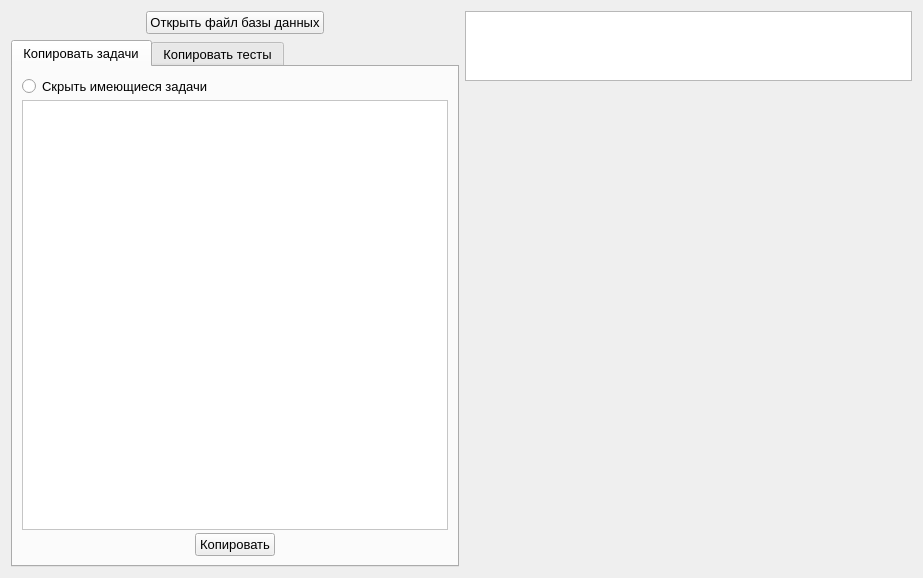
<?xml version="1.0" encoding="UTF-8"?>
<ui version="4.0">
 <class>Replicate</class>
 <widget class="QWidget" name="Replicate">
  <property name="geometry">
   <rect>
    <x>0</x>
    <y>0</y>
    <width>923</width>
    <height>578</height>
   </rect>
  </property>
  <property name="font">
   <font>
    <pointsize>10</pointsize>
   </font>
  </property>
  <property name="windowTitle">
   <string>Form</string>
  </property>
  <layout class="QHBoxLayout" name="horizontalLayout">
   <item>
    <layout class="QVBoxLayout" name="verticalLayout_4">
     <item>
      <layout class="QHBoxLayout" name="horizontalLayout_5">
       <item>
        <spacer name="horizontalSpacer_7">
         <property name="orientation">
          <enum>Qt::Horizontal</enum>
         </property>
         <property name="sizeHint" stdset="0">
          <size>
           <width>40</width>
           <height>20</height>
          </size>
         </property>
        </spacer>
       </item>
       <item>
        <widget class="QPushButton" name="pushButton_4">
         <property name="text">
          <string>Открыть файл базы данных</string>
         </property>
        </widget>
       </item>
       <item>
        <spacer name="horizontalSpacer_8">
         <property name="orientation">
          <enum>Qt::Horizontal</enum>
         </property>
         <property name="sizeHint" stdset="0">
          <size>
           <width>40</width>
           <height>20</height>
          </size>
         </property>
        </spacer>
       </item>
      </layout>
     </item>
     <item>
      <widget class="QTabWidget" name="tabWidget">
       <property name="currentIndex">
        <number>0</number>
       </property>
       <widget class="QWidget" name="tab">
        <attribute name="title">
         <string>Копировать задачи</string>
        </attribute>
        <layout class="QVBoxLayout" name="verticalLayout_5">
         <item>
          <widget class="QFrame" name="f_copy_tasks">
           <property name="frameShape">
            <enum>QFrame::NoFrame</enum>
           </property>
           <property name="frameShadow">
            <enum>QFrame::Raised</enum>
           </property>
           <layout class="QVBoxLayout" name="verticalLayout_2">
            <property name="spacing">
             <number>3</number>
            </property>
            <property name="leftMargin">
             <number>0</number>
            </property>
            <property name="topMargin">
             <number>0</number>
            </property>
            <property name="rightMargin">
             <number>0</number>
            </property>
            <property name="bottomMargin">
             <number>0</number>
            </property>
            <item>
             <widget class="QRadioButton" name="radioButton">
              <property name="text">
               <string>Скрыть имеющиеся задачи</string>
              </property>
             </widget>
            </item>
            <item>
             <widget class="QScrollArea" name="sa_tasks">
              <property name="palette">
               <palette>
                <active>
                 <colorrole role="Base">
                  <brush brushstyle="SolidPattern">
                   <color alpha="255">
                    <red>255</red>
                    <green>255</green>
                    <blue>255</blue>
                   </color>
                  </brush>
                 </colorrole>
                 <colorrole role="Window">
                  <brush brushstyle="SolidPattern">
                   <color alpha="255">
                    <red>255</red>
                    <green>255</green>
                    <blue>255</blue>
                   </color>
                  </brush>
                 </colorrole>
                </active>
                <inactive>
                 <colorrole role="Base">
                  <brush brushstyle="SolidPattern">
                   <color alpha="255">
                    <red>255</red>
                    <green>255</green>
                    <blue>255</blue>
                   </color>
                  </brush>
                 </colorrole>
                 <colorrole role="Window">
                  <brush brushstyle="SolidPattern">
                   <color alpha="255">
                    <red>255</red>
                    <green>255</green>
                    <blue>255</blue>
                   </color>
                  </brush>
                 </colorrole>
                </inactive>
                <disabled>
                 <colorrole role="Base">
                  <brush brushstyle="SolidPattern">
                   <color alpha="255">
                    <red>255</red>
                    <green>255</green>
                    <blue>255</blue>
                   </color>
                  </brush>
                 </colorrole>
                 <colorrole role="Window">
                  <brush brushstyle="SolidPattern">
                   <color alpha="255">
                    <red>255</red>
                    <green>255</green>
                    <blue>255</blue>
                   </color>
                  </brush>
                 </colorrole>
                </disabled>
               </palette>
              </property>
              <property name="frameShape">
               <enum>QFrame::StyledPanel</enum>
              </property>
              <property name="widgetResizable">
               <bool>true</bool>
              </property>
              <widget class="QWidget" name="scrollAreaWidgetContents">
               <property name="geometry">
                <rect>
                 <x>0</x>
                 <y>0</y>
                 <width>422</width>
                 <height>425</height>
                </rect>
               </property>
              </widget>
             </widget>
            </item>
            <item>
             <layout class="QHBoxLayout" name="horizontalLayout_2">
              <item>
               <spacer name="horizontalSpacer_4">
                <property name="orientation">
                 <enum>Qt::Horizontal</enum>
                </property>
                <property name="sizeHint" stdset="0">
                 <size>
                  <width>40</width>
                  <height>20</height>
                 </size>
                </property>
               </spacer>
              </item>
              <item>
               <widget class="QPushButton" name="pb_copy">
                <property name="text">
                 <string>Копировать</string>
                </property>
               </widget>
              </item>
              <item>
               <spacer name="horizontalSpacer_5">
                <property name="orientation">
                 <enum>Qt::Horizontal</enum>
                </property>
                <property name="sizeHint" stdset="0">
                 <size>
                  <width>40</width>
                  <height>20</height>
                 </size>
                </property>
               </spacer>
              </item>
             </layout>
            </item>
           </layout>
          </widget>
         </item>
        </layout>
       </widget>
       <widget class="QWidget" name="tab_2">
        <attribute name="title">
         <string>Копировать тесты</string>
        </attribute>
        <layout class="QVBoxLayout" name="verticalLayout_3">
         <item>
          <widget class="QRadioButton" name="radioButton_tests">
           <property name="text">
            <string>Скрыть имеющиеся тесты</string>
           </property>
          </widget>
         </item>
         <item>
          <layout class="QHBoxLayout" name="horizontalLayout_3">
           <property name="sizeConstraint">
            <enum>QLayout::SetFixedSize</enum>
           </property>
           <item>
            <widget class="QComboBox" name="cb_tests_listTest">
             <property name="sizePolicy">
              <sizepolicy hsizetype="Expanding" vsizetype="Fixed">
               <horstretch>0</horstretch>
               <verstretch>0</verstretch>
              </sizepolicy>
             </property>
            </widget>
           </item>
           <item>
            <widget class="QPushButton" name="pb_tests_copy">
             <property name="sizePolicy">
              <sizepolicy hsizetype="Fixed" vsizetype="Fixed">
               <horstretch>0</horstretch>
               <verstretch>0</verstretch>
              </sizepolicy>
             </property>
             <property name="text">
              <string>Копировать</string>
             </property>
            </widget>
           </item>
          </layout>
         </item>
         <item>
          <widget class="QTabWidget" name="tabWidget_list_variant">
           <property name="sizePolicy">
            <sizepolicy hsizetype="Expanding" vsizetype="Expanding">
             <horstretch>0</horstretch>
             <verstretch>0</verstretch>
            </sizepolicy>
           </property>
           <property name="minimumSize">
            <size>
             <width>0</width>
             <height>300</height>
            </size>
           </property>
           <property name="currentIndex">
            <number>-1</number>
           </property>
          </widget>
         </item>
        </layout>
       </widget>
      </widget>
     </item>
    </layout>
   </item>
   <item>
    <layout class="QVBoxLayout" name="verticalLayout">
     <item>
      <widget class="QTextBrowser" name="field_task">
       <property name="sizePolicy">
        <sizepolicy hsizetype="Expanding" vsizetype="Fixed">
         <horstretch>0</horstretch>
         <verstretch>0</verstretch>
        </sizepolicy>
       </property>
       <property name="minimumSize">
        <size>
         <width>0</width>
         <height>20</height>
        </size>
       </property>
       <property name="maximumSize">
        <size>
         <width>16777215</width>
         <height>70</height>
        </size>
       </property>
      </widget>
     </item>
     <item>
      <widget class="OGL" name="widget" native="true">
       <property name="sizePolicy">
        <sizepolicy hsizetype="Expanding" vsizetype="Expanding">
         <horstretch>1</horstretch>
         <verstretch>1</verstretch>
        </sizepolicy>
       </property>
      </widget>
     </item>
    </layout>
   </item>
  </layout>
 </widget>
 <customwidgets>
  <customwidget>
   <class>OGL</class>
   <extends>QWidget</extends>
   <header>ogl.h</header>
   <container>1</container>
  </customwidget>
 </customwidgets>
 <resources/>
 <connections/>
</ui>
